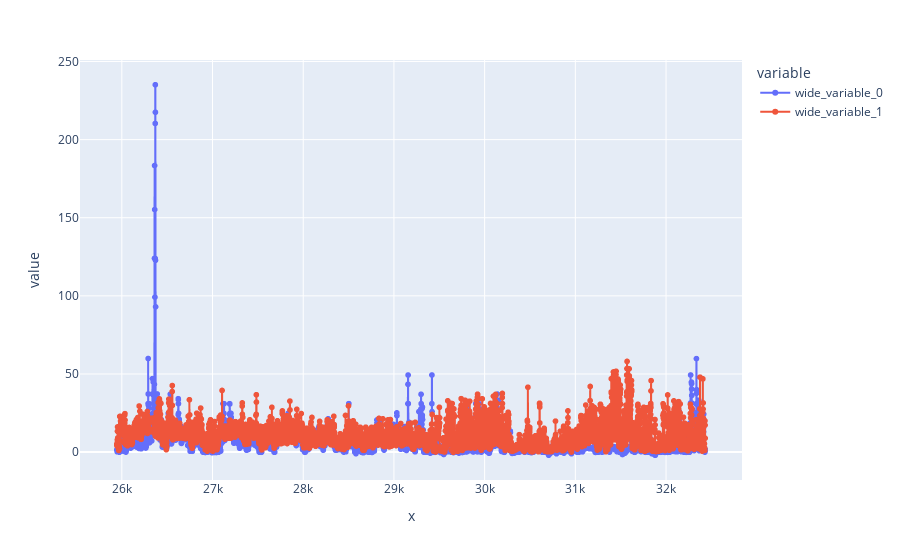

The notebook cell this image was saved under:
### Code cell
import plotly.express as px

end = len(y_test.index)
#px.scatter(x=y_test.index, y=[y_test,y_pred])
px.line(x=y_test.index[:end], y=[y_test[:end],y_pred[:end]],markers=True)

### Figure 1 — Plotly figure (JSON) as saved in the notebook; plotly's stock layout.template omitted (floating-point values rounded to 4 significant figures; data arrays with more than 128 entries replaced by an {"elided": "..."} marker saying what was removed)
{"data": [{"hovertemplate": "variable=wide_variable_0<br>x=%{x}<br>value=%{y}<extra></extra>", "legendgroup": "wide_variable_0", "line": {"color": "#636efa", "dash": "solid"}, "marker": {"symbol": "circle"}, "mode": "lines+markers", "name": "wide_variable_0", "showlegend": true, "type": "scattergl", "x": {"elided": "6487 int values"}, "xaxis": "x", "y": {"elided": "6487 float values"}, "yaxis": "y"}, {"hovertemplate": "variable=wide_variable_1<br>x=%{x}<br>value=%{y}<extra></extra>", "legendgroup": "wide_variable_1", "line": {"color": "#EF553B", "dash": "solid"}, "marker": {"symbol": "circle"}, "mode": "lines+markers", "name": "wide_variable_1", "showlegend": true, "type": "scattergl", "x": {"elided": "6487 int values"}, "xaxis": "x", "y": {"elided": "6487 float values"}, "yaxis": "y"}], "layout": {"legend": {"title": {"text": "variable"}, "tracegroupgap": 0}, "margin": {"t": 60}, "xaxis": {"anchor": "y", "domain": [0, 1], "title": {"text": "x"}}, "yaxis": {"anchor": "x", "domain": [0, 1], "title": {"text": "value"}}}}
